Frame 1 (no input): blank canvas, image omitted
Frame 60 (the mouse pressed at the canvas centre just before this capture): blank canvas, image omitted
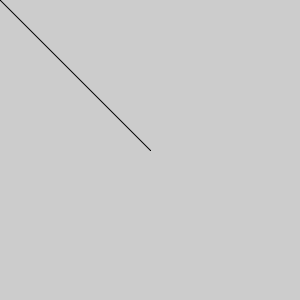
Frame 120 (the mouse held since frame 60 and released just before this capture)

The Processing sketch whose frames 1 and 60 were blank and that drew this single picture after the mouse press (run headless with seeded random() and noise(); from frame 60 on, the mouse is pressed at the canvas centre):

// Processing sketch: Workshop2018_samplePrj_Processing
// ── Workshop2018_samplePrj_Processing.pde
void setup(){
  size(300, 300);
}

void draw(){
  line(mouseX, mouseY, pmouseX, pmouseY);
}
